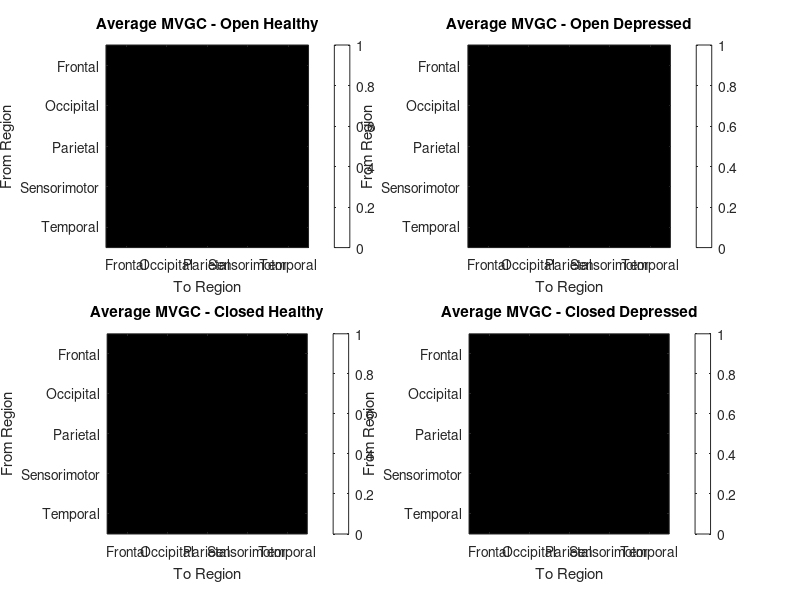

Recreate this plot in MATLAB. (Note: this script raises an error after producing the figure.)
function [mvgc_open, mvgc_closed, mvgc_open_avg, mvgc_closed_avg] = EEGtoMVGC()

    %% Load .mat and .m files

    dataDir = fullfile('Depression_Study', 'export_mat'); % TEST directory
    files = dir(fullfile(dataDir, '*.mat')); % Get all .mat files in the directory

    addpath('Source_Reconstruction'); % Add path to Source_Reconstruction folder
    addpath('EntRate'); % Add path to EntRate folder

    % Load MVGC toolbox - silently adding MVGC to current path
    % p = mfilename('fullpath');
    % addpath(strrep(p, 'EEGtoMVGC', 'EntRate/private/mvgc_v2.0'));
    % evalc('mvgc_startup;');

    %% Initialize variables

    pwcgc_open = struct();
    pwcgc_closed = struct();

    spwcgc_open = struct();
    spwcgc_closed = struct();

    spwcgc_bands_open = struct();
    spwcgc_bands_closed = struct();

    region_names = {'Frontal', 'Occipital', 'Parietal', 'Sensorimotor', 'Temporal'};

    frontal = [3:16, 19:24];
    occipital = [25:36];
    parietal = [39:50];
    sensorimotor = [1,2,17,18,37,38];
    temporal = [51:60];

    LOAD_MVGC_FILE = false;

    %% Perform source reconstruction, rotation and CSER calculation for each subject

    if ~LOAD_MVGC_FILE

        % Loop through each file
        for i = 1:length(files)
        % for i = 1:5
            % Load the .mat file
            fprintf('\n*** PROCESSING FILE: %s *** \n', files(i).name);
            filePath = fullfile(dataDir, files(i).name);
            key = sprintf('x%s', files(i).name(1:3));

            % Reconstruct 60 sources from the EEG data
            fprintf('\n*** RECONSTRUCTING SOURCE *** \n\n');
            [source_ts_open, source_ts_closed, aals] = SourceReconMatlab(filePath);

            % Rotate [trials x sources x time] to [sources x time x trials]
            fprintf('\n*** ROTATING DATA *** \n');
            subj_open = permute(source_ts_open, [2, 3, 1]);
            subj_closed = permute(source_ts_closed, [2, 3, 1]);

            % Calculate and store MVGC for each subject's data
            fprintf('\n*** CALCULATING MVGC %s - (%i/%i) *** \n', files(i).name(1:3), i, length(files));
            [pwcgc_values_open, spwcgc_values_open, spwcgc_bands_values_open] = calculateMVGC(subj_open);
            [pwcgc_values_closed, spwcgc_values_closed, spwcgc_bands_values_closed] = calculateMVGC(subj_closed);

            mvgc_open.(key) = pwcgc_values_open;
            mvgc_closed.(key) = pwcgc_values_closed;

            % pwcgc_open.(key) = pwcgc_values_open;
            % pwcgc_closed.(key) = pwcgc_values_closed;

            spwcgc_open.(key) = spwcgc_values_open;
            spwcgc_closed.(key) = spwcgc_values_closed;

            spwcgc_bands_open.(key) = spwcgc_bands_values_open;
            spwcgc_bands_closed.(key) = spwcgc_bands_values_closed;

            fprintf('\n*** RESULTS SAVED: %s *** \n', files(i).name);
        end
    
    end

    %% Function to calculate MVGC for a given subject's data

    function [pwcgc_values, spwcgc_values, bands_values] = calculateMVGC(subj_data)

        % Reconstruct 5 regions out of 60 sources
        frontal_data = subj_data(frontal, :, :);  % 20 srcs * 2000 samples * trials
        occipital_data = subj_data(occipital, :, :);  % 12 srcs * 2000 samples * trials
        parietal_data = subj_data(parietal, :, :);  % 12 srcs * 2000 samples * trials
        sensorimotor_data = subj_data(sensorimotor, :, :);  % 6 srcs * 2000 samples * trials
        temporal_data = subj_data(temporal, :, :);  % 10 srcs * 2000 samples * trials

        num_regions = 5;
        [~, num_samples, num_trials] = size(frontal_data);
        regional_eeg = zeros(num_regions, num_samples, num_trials);  % [regions x samples x trials]

        regional_eeg(1, :, :) = squeeze(mean(frontal_data, 1));  % [samples x trials]
        regional_eeg(2, :, :) = squeeze(mean(occipital_data, 1));
        regional_eeg(3, :, :) = squeeze(mean(parietal_data, 1));
        regional_eeg(4, :, :) = squeeze(mean(sensorimotor_data, 1));
        regional_eeg(5, :, :) = squeeze(mean(temporal_data, 1));

        %% Calculate MVGC between regions

        X = regional_eeg;  % [regions x samples x trials]

        % VAR model order estimation
        max_var_order = 20;  % reasonable maximum (has to be less than nobs)
        fprintf('\nEstimating VAR model order (max order = %d)...\n', max_var_order);
        % [varmoaic, varmobic, varmohqc, varmolrt] = tsdata_to_varmo(y, varmomax, 'LWR', [], false);
        [varmo_aic, ~, ~, ~] = tsdata_to_varmo(X, max_var_order, 'LWR');
        varmo = find(varmo_aic == min(varmo_aic), 1); % Select best AIC order
        fprintf('Selected VAR model order (AIC): %d\n', varmo);

        % State-space model order estimation using SVC (faster)
        fprintf('Estimating state-space model order using SVC...\n');
        [ssmo_svc, ~] = tsdata_to_sssvc(X, 2*varmo, [], []);
        % [ssmo_svc, ssmo_max] = tsdata_to_ssmo(X, 2*varmo, 0);
        ssmo = ssmo_svc;
        fprintf('Selected state-space model order (SVC): %d\n', ssmo);

        % Estimate SS model
        fprintf('Estimating state-space model parameters...\n');
        [A, C, K, V] = tsdata_to_ss(X, 2*varmo, ssmo);
        info = ss_info(A, C, K, V, 0);
        fprintf('\nState-space model information:\n');
        fprintf('  Observables: %d\n', info.observ);
        fprintf('  Model order: %d\n', info.morder);
        fprintf('  Rho A: %.4f\n', info.rhoA);
        fprintf('  Rho B: %.4f\n', info.rhoB);
        fprintf('  Autocovariance decay: %d\n', info.acdec);
        fprintf('  Sigma SPD: %d\n', info.sigspd);
        fprintf('  Multi-information: %.4f\n', info.mii);
        fprintf('  Multi-information (uniform): %.4f\n', info.mmii);
        if info.error
            fprintf('State-space model estimation encountered errors.\n');
            return;
        else
            fprintf('State-space model estimation successful (with no errors).\n\n');
        end

        % Compute time-domain pairwise conditional GC
        fprintf('Computing time-domain pairwise conditional MVGC... (1/2)\n');
        pwcgc_values = ss_to_pwcgc(A, C, K, V);

        % Compute spectral pairwise conditional GC
        fprintf('Computing spectral pairwise conditional GC... (2/2)\n');
        fres = 200;  % frequency resolution
        spwcgc_values = ss_to_spwcgc(A, C, K, V, fres);  % [nvars x nvars x fres]
        bands_values = compute_band_gc(spwcgc_values, 200, fres);
        
        fprintf('\nMVGC computation complete.\n');

        % Validate result
        if isbad(pwcgc_values, false)
            error('pwcgc_values estimation failed');
        end

        if isbad(spwcgc_values, false)
            error('spwcgc_values estimation failed');
        end

        % Print mvgc contents
        fprintf('\npwcgc_values contents:\n\n');
        disp(pwcgc_values);

        fprintf('\nbands_values.delta contents:\n\n');
        disp(bands_values.delta);

        fprintf('\nbands_values.theta contents:\n\n');
        disp(bands_values.theta);

        fprintf('\nbands_values.alpha contents:\n\n');
        disp(bands_values.alpha);

        fprintf('\nbands_values.beta contents:\n\n');
        disp(bands_values.beta);

        fprintf('\nbands_values.gamma contents:\n\n');
        disp(bands_values.gamma);

    end

    function band_gc = compute_band_gc(gc_spectral, fs, fres)

        % Frequency vector (0 to Nyquist)
        nyq = fs / 2;
        freqs = linspace(0, nyq, fres + 1);

        % Define frequency bands (in Hz)
        bands = struct( ...
            'delta', [0.5 4], ...
            'theta', [4 8], ...
            'alpha', [8 13], ...
            'beta',  [13 30], ...
            'gamma', [30 80] ...
        );

        band_names = fieldnames(bands);

        % Loop through each band and average across frequency indices
        for b = 1:numel(band_names)
            band = band_names{b};
            range = bands.(band);
            idx = freqs >= range(1) & freqs <= range(2);
            band_gc.(band) = mean(gc_spectral(:, :, idx), 3);
        end
    end

    %% Load MVGC results from mvgc_values.mat

    if LOAD_MVGC_FILE

        fprintf('\n*** LOADING MVGC RESULTS *** \n');
        if exist('mvgc_values.mat', 'file')
            load('mvgc_values.mat', 'mvgc_open', 'mvgc_closed');
            fprintf('MVGC results loaded successfully.\n');
        else
            fprintf('No MVGC results found. Please run EEGtoMVGC first.\n');
            return;
        end

    end

    %% Split mvgc_open and mvgc_closed based on healthy/depressed subjects

    fprintf('\n*** SPLITTING MVGC RESULTS *** \n');

    % Initialize structures for healthy and depressed subjects
    mvgc_open_healthy = struct();
    mvgc_open_depressed = struct();
    mvgc_closed_healthy = struct();
    mvgc_closed_depressed = struct();

    % Load healthy and depressed subject lists
    healthy_depressed_samples = load('healthy_depressed_samples.mat');
    healthy_sample = healthy_depressed_samples.healthy_sample;
    depressed_sample = healthy_depressed_samples.depressed_sample;

    % Split MVGC results based on whether subject name appears in healthy or depressed lists
    for i = 1:length(files)
        key = sprintf('x%s', files(i).name(1:3));
        % Define variable key_int as files(i).name(1:3), but converted to an integer
        key_int = str2double(files(i).name(1:3));

        if isfield(mvgc_open, key)
            if ismember(key_int, healthy_sample)
                mvgc_open_healthy.(key) = mvgc_open.(key);
            elseif ismember(key_int, depressed_sample)
                mvgc_open_depressed.(key) = mvgc_open.(key);
            end
        end
        if isfield(mvgc_closed, key)
            if ismember(key_int, healthy_sample)
                mvgc_closed_healthy.(key) = mvgc_closed.(key);
            elseif ismember(key_int, depressed_sample)
                mvgc_closed_depressed.(key) = mvgc_closed.(key);
            end
        end
    end

    %% Average MVGC across open/closed healthy/depressed subjects

    fprintf('\n*** AVERAGING MVGC ACROSS SUBJECTS *** \n');

    % Helper function to average MVGC matrices in a struct
    function avg_mat = average_mvgc_struct(mvgc_struct)
        avg_mat = zeros(length(region_names), length(region_names));
        count = 0;
        for i = 1:length(files)
            key = sprintf('x%s', files(i).name(1:3));
            if isfield(mvgc_struct, key)
                avg_mat = avg_mat + mvgc_struct.(key);
                count = count + 1;
            end
        end
        if count > 0
            avg_mat = avg_mat / count;
        end
    end

    mvgc_open_healthy_avg = average_mvgc_struct(mvgc_open_healthy);
    mvgc_open_depressed_avg = average_mvgc_struct(mvgc_open_depressed);
    mvgc_closed_healthy_avg = average_mvgc_struct(mvgc_closed_healthy);
    mvgc_closed_depressed_avg = average_mvgc_struct(mvgc_closed_depressed);

    mvgc_open_avg = (mvgc_open_healthy_avg + mvgc_open_depressed_avg) / 2;
    mvgc_closed_avg = (mvgc_closed_healthy_avg + mvgc_closed_depressed_avg) / 2;
    mvgc_healthy_avg = (mvgc_open_healthy_avg + mvgc_closed_healthy_avg) / 2;
    mvgc_depressed_avg = (mvgc_open_depressed_avg + mvgc_closed_depressed_avg) / 2;

    fprintf('\n*** AVERAGE MVGC OPEN HEALTHY *** \n');
    disp(mvgc_open_healthy_avg);
    fprintf('\n*** AVERAGE MVGC OPEN DEPRESSED *** \n');
    disp(mvgc_open_depressed_avg);
    fprintf('\n*** AVERAGE MVGC CLOSED HEALTHY *** \n');
    disp(mvgc_closed_healthy_avg);
    fprintf('\n*** AVERAGE MVGC CLOSED DEPRESSED *** \n');
    disp(mvgc_closed_depressed_avg);
    fprintf('\n*** AVERAGE MVGC OPEN *** \n');
    disp(mvgc_open_avg);
    fprintf('\n*** AVERAGE MVGC CLOSED *** \n');
    disp(mvgc_closed_avg);
    fprintf('\n*** AVERAGE MVGC HEALTHY *** \n');
    disp(mvgc_healthy_avg);
    fprintf('\n*** AVERAGE MVGC DEPRESSED *** \n');
    disp(mvgc_depressed_avg);

    %% Plot average MVGC matrices across open/closed healthy/depressed subjects
    plot_mvgc_matrix_grid(...
        {mvgc_open_healthy_avg, mvgc_open_depressed_avg, mvgc_closed_healthy_avg, mvgc_closed_depressed_avg}, ...
        region_names, ...
        {'Open Healthy', 'Open Depressed', 'Closed Healthy', 'Closed Depressed'}, ...
        'Average MVGC Matrices');

    plot_mvgc_matrix_grid(...
        {mvgc_open_avg, mvgc_closed_avg, mvgc_healthy_avg, mvgc_depressed_avg}, ...
        region_names, ...
        {'Open', 'Closed', 'Healthy', 'Depressed'}, ...
        'Average MVGC Matrices');

    function plot_mvgc_matrix_grid(mvgc_matrices, region_names, titles, super_title)
        % mvgc_matrices: cell array of 4 matrices
        % region_names: cell array of region names
        % titles: cell array of 4 subplot titles
        % super_title: string for sgtitle

        % Find global color limits
        all_vals = [];
        for i = 1:numel(mvgc_matrices)
            all_vals = [all_vals; mvgc_matrices{i}(:)];
        end
        clim = [min(all_vals), max(all_vals)];

        figure;
        for i = 1:4
            subplot(2,2,i);
            imagesc(mvgc_matrices{i}, clim);
            colorbar;
            title(sprintf('Average MVGC - %s', titles{i}));
            set(gca, 'XTick', 1:length(region_names), 'XTickLabel', region_names, ...
                     'YTick', 1:length(region_names), 'YTickLabel', region_names);
            xlabel('To Region');
            ylabel('From Region');
            axis square;
        end
        sgtitle(super_title);
    end

    %% Save results into .mat files

    save(fullfile('mvgc_values.mat'), ...
         'mvgc_open', 'mvgc_closed', ...
         'mvgc_open_healthy', 'mvgc_open_depressed', ...
         'mvgc_closed_healthy', 'mvgc_closed_depressed', ...
         'mvgc_open_healthy_avg', 'mvgc_open_depressed_avg', ...
         'mvgc_closed_healthy_avg', 'mvgc_closed_depressed_avg');
    
    save(fullfile('spwcgc_values.mat'), ...
         'spwcgc_open', 'spwcgc_closed', ...
         'spwcgc_bands_open', 'spwcgc_bands_closed');

    fprintf('\n*** FILES SAVED *** \n');

end